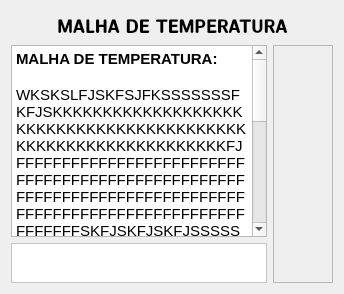
        <widget class="QWidget" name="Temperature_page">
         <layout class="QGridLayout" name="gridLayout_3">
          <item row="0" column="0" colspan="2">
           <widget class="QLabel" name="label_15">
            <property name="maximumSize">
             <size>
              <width>16777215</width>
              <height>50</height>
             </size>
            </property>
            <property name="font">
             <font>
              <family>Latin Modern Sans Demi Cond</family>
              <pointsize>14</pointsize>
              <weight>75</weight>
              <bold>true</bold>
             </font>
            </property>
            <property name="text">
             <string>MALHA DE TEMPERATURA</string>
            </property>
            <property name="alignment">
             <set>Qt::AlignCenter</set>
            </property>
           </widget>
          </item>
          <item row="1" column="0">
           <layout class="QVBoxLayout" name="verticalLayout_11">
            <item>
             <widget class="QTextBrowser" name="textBrowser">
              <property name="html">
               <string>&lt;!DOCTYPE HTML PUBLIC &quot;-//W3C//DTD HTML 4.0//EN&quot; &quot;http://www.w3.org/TR/REC-html40/strict.dtd&quot;&gt;
&lt;html&gt;&lt;head&gt;&lt;meta name=&quot;qrichtext&quot; content=&quot;1&quot; /&gt;&lt;style type=&quot;text/css&quot;&gt;
p, li { white-space: pre-wrap; }
&lt;/style&gt;&lt;/head&gt;&lt;body style=&quot; font-family:'Ubuntu'; font-size:11pt; font-weight:400; font-style:normal;&quot;&gt;
&lt;p style=&quot; margin-top:0px; margin-bottom:0px; margin-left:0px; margin-right:0px; -qt-block-indent:0; text-indent:0px;&quot;&gt;&lt;span style=&quot; font-weight:600;&quot;&gt;MALHA DE TEMPERATURA:&lt;/span&gt;&lt;/p&gt;
&lt;p style=&quot;-qt-paragraph-type:empty; margin-top:0px; margin-bottom:0px; margin-left:0px; margin-right:0px; -qt-block-indent:0; text-indent:0px; font-weight:600;&quot;&gt;&lt;br /&gt;&lt;/p&gt;
&lt;p style=&quot; margin-top:0px; margin-bottom:0px; margin-left:0px; margin-right:0px; -qt-block-indent:0; text-indent:0px;&quot;&gt;WKSKSLFJSKFSJFKSSSSSSSFKFJSKKKKKKKKKKKKKKKKKKKKKKKKKKKKKKKKKKKKKKKKKKKKKKKKKKKKKKKKKKKKKKKFJFFFFFFFFFFFFFFFFFFFFFFFFFFFFFFFFFFFFFFFFFFFFFFFFFFFFFFFFFFFFFFFFFFFFFFFFFFFFFFFFFFFFFFFFFFFFFFFFFFFFFFFFFFFSKFJSKFJSKFJSSSSSSSSSSSSSSSSSSSSSSSSSSSSSSSSSSSSSSSSSSSSSSSSSSSSSSSSSSSSSSSSSSSSSSSSSSSSSSSSSSSSSSSSSSSSSSSSSSSSSSSSSSSSSSSSSSSSSSSSSSSSSSSSSSSSSSSSSSSSSSSSSSSSSSSSSSSSSSSSSSSSSSSSSSSSSSSSSSSSSSSSSSSSSSSSSSSSSSSSSSSSSSSSSSKSFJKSFJKSJJJJJJJJJJJJJJJJJJJJJJJJJJJJJJJJJJJKFJSKKKKKKKKKKKKKKKKKKKKKKKKKKKKKKKKKKKKKKKKKKKKKKKKKKKKKKKKKKKKKKKKKKKKKKKKKKKKKKKKKKKKKKKKKKKKKKKKKKKKKKKKKKKKKKKKKKKKKKKKKKKKKKKKKKKKKKKKKKKKKKKKKKKKKKKK&lt;/p&gt;&lt;/body&gt;&lt;/html&gt;</string>
              </property>
             </widget>
            </item>
            <item>
             <widget class="QFrame" name="frame_9">
              <property name="maximumSize">
               <size>
                <width>16777215</width>
                <height>291</height>
               </size>
              </property>
              <property name="styleSheet">
               <string notr="true">background-color: rgb(255, 255, 255);</string>
              </property>
              <property name="frameShape">
               <enum>QFrame::StyledPanel</enum>
              </property>
              <property name="frameShadow">
               <enum>QFrame::Raised</enum>
              </property>
              <layout class="QHBoxLayout" name="horizontalLayout_10">
               <item>
                <spacer name="horizontalSpacer_6">
                 <property name="orientation">
                  <enum>Qt::Horizontal</enum>
                 </property>
                 <property name="sizeHint" stdset="0">
                  <size>
                   <width>40</width>
                   <height>20</height>
                  </size>
                 </property>
                </spacer>
               </item>
               <item>
                <widget class="QLabel" name="label_16">
                 <property name="text">
                  <string/>
                 </property>
                 <property name="pixmap">
                  <pixmap resource="filter.qrc">:/icons/malha_temperatura.jpg</pixmap>
                 </property>
                 <property name="scaledContents">
                  <bool>true</bool>
                 </property>
                </widget>
               </item>
               <item>
                <spacer name="horizontalSpacer_7">
                 <property name="orientation">
                  <enum>Qt::Horizontal</enum>
                 </property>
                 <property name="sizeHint" stdset="0">
                  <size>
                   <width>40</width>
                   <height>20</height>
                  </size>
                 </property>
                </spacer>
               </item>
              </layout>
             </widget>
            </item>
           </layout>
          </item>
          <item row="1" column="1">
           <widget class="QFrame" name="frame_8">
            <property name="maximumSize">
             <size>
              <width>100</width>
              <height>16777215</height>
             </size>
            </property>
            <property name="styleSheet">
             <string notr="true"/>
            </property>
            <property name="frameShape">
             <enum>QFrame::StyledPanel</enum>
            </property>
            <property name="frameShadow">
             <enum>QFrame::Raised</enum>
            </property>
            <layout class="QVBoxLayout" name="verticalLayout_10">
             <item>
              <widget class="QPushButton" name="pushButton_11">
               <property name="enabled">
                <bool>true</bool>
               </property>
               <property name="text">
                <string/>
               </property>
               <property name="icon">
                <iconset resource="filter.qrc">
                 <normaloff>:/icons/tools-and-utensils.svg</normaloff>:/icons/tools-and-utensils.svg</iconset>
               </property>
               <property name="iconSize">
                <size>
                 <width>48</width>
                 <height>48</height>
                </size>
               </property>
               <property name="flat">
                <bool>true</bool>
               </property>
              </widget>
             </item>
             <item>
              <widget class="QPushButton" name="pushButton_12">
               <property name="enabled">
                <bool>true</bool>
               </property>
               <property name="toolTip">
                <string>&lt;html&gt;&lt;head/&gt;&lt;body&gt;&lt;p&gt;Função de Transferência&lt;/p&gt;&lt;/body&gt;&lt;/html&gt;</string>
               </property>
               <property name="toolTipDuration">
                <number>-2</number>
               </property>
               <property name="text">
                <string/>
               </property>
               <property name="icon">
                <iconset resource="filter.qrc">
                 <normaloff>:/icons/transfer_function.svg</normaloff>:/icons/transfer_function.svg</iconset>
               </property>
               <property name="iconSize">
                <size>
                 <width>48</width>
                 <height>48</height>
                </size>
               </property>
               <property name="flat">
                <bool>true</bool>
               </property>
              </widget>
             </item>
             <item>
              <widget class="QPushButton" name="pushButton_13">
               <property name="enabled">
                <bool>false</bool>
               </property>
               <property name="text">
                <string/>
               </property>
               <property name="icon">
                <iconset resource="filter.qrc">
                 <normaloff>:/icons/graphs.svg</normaloff>:/icons/graphs.svg</iconset>
               </property>
               <property name="iconSize">
                <size>
                 <width>48</width>
                 <height>48</height>
                </size>
               </property>
               <property name="flat">
                <bool>true</bool>
               </property>
              </widget>
             </item>
             <item>
              <widget class="QPushButton" name="pushButton_14">
               <property name="enabled">
                <bool>true</bool>
               </property>
               <property name="text">
                <string/>
               </property>
               <property name="icon">
                <iconset resource="filter.qrc">
                 <normaloff>:/icons/settings.svg</normaloff>:/icons/settings.svg</iconset>
               </property>
               <property name="iconSize">
                <size>
                 <width>48</width>
                 <height>48</height>
                </size>
               </property>
               <property name="flat">
                <bool>true</bool>
               </property>
              </widget>
             </item>
             <item>
              <widget class="QPushButton" name="pushButton_21">
               <property name="text">
                <string/>
               </property>
               <property name="icon">
                <iconset resource="filter.qrc">
                 <normaloff>:/icons/reply.svg</normaloff>:/icons/reply.svg</iconset>
               </property>
               <property name="iconSize">
                <size>
                 <width>48</width>
                 <height>48</height>
                </size>
               </property>
               <property name="flat">
                <bool>true</bool>
               </property>
              </widget>
             </item>
            </layout>
           </widget>
          </item>
         </layout>
         <zorder>frame_8</zorder>
         <zorder>label_15</zorder>
        </widget>
